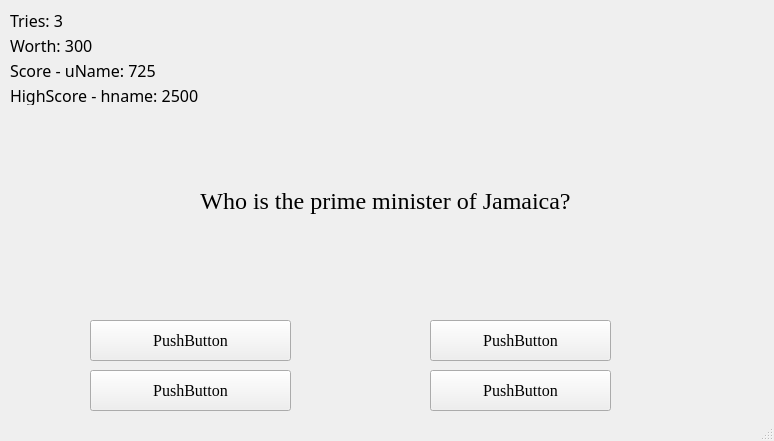
<?xml version="1.0" encoding="UTF-8"?>
<ui version="4.0">
 <class>MainWindow</class>
 <widget class="QMainWindow" name="MainWindow">
  <property name="geometry">
   <rect>
    <x>0</x>
    <y>0</y>
    <width>774</width>
    <height>441</height>
   </rect>
  </property>
  <property name="font">
   <font>
    <family>Times New Roman</family>
    <pointsize>12</pointsize>
   </font>
  </property>
  <property name="windowTitle">
   <string>MainWindow</string>
  </property>
  <property name="windowIcon">
   <iconset>
    <normaloff>files/logo.png</normaloff>files/logo.png</iconset>
  </property>
  <property name="styleSheet">
   <string notr="true"/>
  </property>
  <widget class="QWidget" name="centralwidget">
   <widget class="QLabel" name="questionField">
    <property name="geometry">
     <rect>
      <x>0</x>
      <y>110</y>
      <width>771</width>
      <height>181</height>
     </rect>
    </property>
    <property name="font">
     <font>
      <family>Times New Roman</family>
      <pointsize>18</pointsize>
     </font>
    </property>
    <property name="styleSheet">
     <string notr="true"/>
    </property>
    <property name="text">
     <string>Who is the prime minister of Jamaica?</string>
    </property>
    <property name="alignment">
     <set>Qt::AlignCenter</set>
    </property>
    <property name="wordWrap">
     <bool>true</bool>
    </property>
   </widget>
   <widget class="QWidget" name="verticalLayoutWidget">
    <property name="geometry">
     <rect>
      <x>10</x>
      <y>10</y>
      <width>311</width>
      <height>95</height>
     </rect>
    </property>
    <layout class="QVBoxLayout" name="verticalLayout">
     <item>
      <widget class="QLabel" name="tries">
       <property name="font">
        <font>
         <family>Algerian</family>
         <pointsize>12</pointsize>
        </font>
       </property>
       <property name="styleSheet">
        <string notr="true"/>
       </property>
       <property name="text">
        <string>Tries: 3</string>
       </property>
      </widget>
     </item>
     <item>
      <widget class="QLabel" name="questionWorth">
       <property name="font">
        <font>
         <family>Algerian</family>
         <pointsize>12</pointsize>
        </font>
       </property>
       <property name="styleSheet">
        <string notr="true"/>
       </property>
       <property name="text">
        <string>Worth: 300</string>
       </property>
      </widget>
     </item>
     <item>
      <widget class="QLabel" name="score">
       <property name="font">
        <font>
         <family>Algerian</family>
         <pointsize>12</pointsize>
        </font>
       </property>
       <property name="styleSheet">
        <string notr="true"/>
       </property>
       <property name="text">
        <string>Score - uName: 725</string>
       </property>
      </widget>
     </item>
     <item>
      <widget class="QLabel" name="highScore">
       <property name="font">
        <font>
         <family>Algerian</family>
         <pointsize>12</pointsize>
        </font>
       </property>
       <property name="styleSheet">
        <string notr="true"/>
       </property>
       <property name="text">
        <string>HighScore - hname: 2500</string>
       </property>
      </widget>
     </item>
    </layout>
   </widget>
   <widget class="QPushButton" name="pushButtonA">
    <property name="geometry">
     <rect>
      <x>90</x>
      <y>320</y>
      <width>201</width>
      <height>41</height>
     </rect>
    </property>
    <property name="text">
     <string>PushButton</string>
    </property>
   </widget>
   <widget class="QPushButton" name="pushButtonC">
    <property name="geometry">
     <rect>
      <x>90</x>
      <y>370</y>
      <width>201</width>
      <height>41</height>
     </rect>
    </property>
    <property name="text">
     <string>PushButton</string>
    </property>
   </widget>
   <widget class="QPushButton" name="pushButtonD">
    <property name="geometry">
     <rect>
      <x>430</x>
      <y>370</y>
      <width>181</width>
      <height>41</height>
     </rect>
    </property>
    <property name="text">
     <string>PushButton</string>
    </property>
   </widget>
   <widget class="QPushButton" name="pushButtonB">
    <property name="geometry">
     <rect>
      <x>430</x>
      <y>320</y>
      <width>181</width>
      <height>41</height>
     </rect>
    </property>
    <property name="text">
     <string>PushButton</string>
    </property>
   </widget>
  </widget>
  <widget class="QStatusBar" name="statusbar"/>
  <action name="actionRestart">
   <property name="text">
    <string>Restart</string>
   </property>
  </action>
  <action name="actionQuit">
   <property name="text">
    <string>Quit</string>
   </property>
  </action>
 </widget>
 <resources/>
 <connections/>
</ui>
